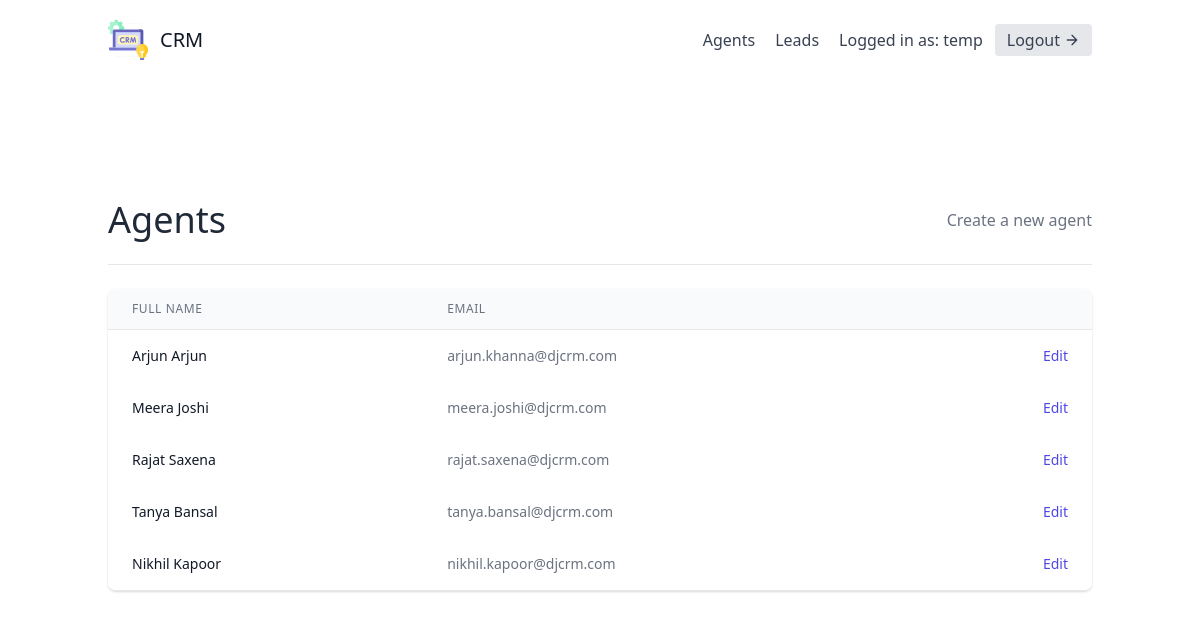
The app's page /agents/ (signed in) with its own data.
### leads/models.py (models this page shows, shortened)
class User(AbstractUser):
    is_organisor = models.BooleanField(default=True)
    is_agent = models.BooleanField(default=False)

class Agent(models.Model):
    user = models.OneToOneField(User, on_delete=models.CASCADE)
    organisation = models.ForeignKey(UserProfile, on_delete=models.CASCADE)

### agents/views.py (the view)
# urls.py: path('', AgentListView.as_view(), name='agent-list'),
class AgentListView(OrganisorAndLoginRequiredMixin, generic.ListView):
    template_name = "agents/agent_list.html"
    def get_queryset(self):
        organisation = self.request.user.userprofile
        return Agent.objects.filter(organisation=organisation)

### agents/mixins.py (called while the page is built)
    def dispatch(self, request, *args, **kwargs):
        if not request.user.is_authenticated or not request.user.is_organisor:
            return redirect("leads:lead-list")
        return super().dispatch(request, *args, **kwargs)

### agents/templates/agents/agent_list.html (shortened to what this page needs)
{% extends "base.html" %}
{% block content %}
    <section class="text-gray-700 body-font">
        <div class="container px-5 py-24 mx-auto flex flex-wrap">
            <div class="w-full mb-6 py-6 flex justify-between items-center border-b border-gray-200">
                <div>
                    <h1 class="text-4xl text-gray-800">Agents</h1>
                </div>
                <div>
                    <a class="text-gray-500 hover:text-blue-500" href="{% url 'agents:agent-create' %}">Create a new agent</a>
                </div>
            </div>
            <div class="flex flex-col w-full">
                <div class="-my-2 overflow-x-auto sm:-mx-6 lg:-mx-8">
                <div class="py-2 align-middle inline-block min-w-full sm:px-6 lg:px-8">
                    <div class="shadow overflow-hidden border-b border-gray-200 sm:rounded-lg">
                    <table class="min-w-full divide-y divide-gray-200">
                        <thead class="bg-gray-50">
                            <tr>
                                <th scope="col" class="px-6 py-3 text-left text-xs font-medium text-gray-500 uppercase tracking-wider">
                                Full Name
                                </th>
                                <th scope="col" class="px-6 py-3 text-left text-xs font-medium text-gray-500 uppercase tracking-wider">
                                Email
                                </th>
                                <th scope="col" class="relative px-6 py-3">
                                </th>
                            </tr>
                        </thead>
                        <tbody>
                            {% for agent in object_list %}
                                <tr class="bg-white">
                                    <td class="px-6 py-4 whitespace-nowrap text-sm font-medium text-gray-900">
                                        {{ agent.user.first_name }} {{ agent.user.last_name }}
                                    </td>
                                    <td class="px-6 py-4 whitespace-nowrap text-sm text-gray-500">
                                        {{ agent.user.email }}
                                    </td>
                                    <td class="px-6 py-4 whitespace-nowrap text-right text-sm font-medium">
                                        <a href="{% url 'agents:agent-update' agent.pk %}" class="text-indigo-600 hover:text-indigo-900">
                                            Edit
                                        </a>
                                    </td>
                                </tr>
                            {% empty %}
                            <p>There are currently no agents</p>
                            {% endfor %}
                        </tbody>
                    </table>
                    </div>
                </div>
                </div>
            </div>
        </div>
      </section>
{% endblock content %}

### templates/navbar.html (shortened to what this page needs)
<header class="text-gray-700 body-font">
    <div class="container mx-auto flex flex-wrap p-5 flex-col md:flex-row items-center">
      <a href="{% url 'dashboard' %}" class="flex title-font font-medium items-center text-gray-900 mb-4 md:mb-0">
        <span class="ml-3 text-xl">CRM</span>
      </a>
      <nav class="md:ml-auto flex flex-wrap items-center text-base justify-center">
        {% if not request.user.is_authenticated %}
          <a href="{% url 'signup' %}" class="mr-5 hover:text-gray-900">Signup</a>
        {% else %}
          {% if request.user.is_organisor %}
          <a href="{% url 'agents:agent-list' %}" class="mr-5 hover:text-gray-900">Agents</a>
          {% endif %}
          <a href="{% url 'leads:lead-list' %}" class="mr-5 hover:text-gray-900">Leads</a>
        {% endif %}
      </nav>
      {% if request.user.is_authenticated %}
        Logged in as: {{ request.user.username }}
        <a href="{% url 'logout' %}" class="ml-3 inline-flex items-center bg-gray-200 border-0 py-1 px-3 focus:outline-none hover:bg-gray-300 rounded text-base mt-4 md:mt-0">
          Logout
            <svg fill="none" stroke="currentColor" stroke-linecap="round" stroke-linejoin="round" stroke-width="2" class="w-4 h-4 ml-1" viewBox="0 0 24 24">
                <path d="M5 12h14M12 5l7 7-7 7"></path>
            </svg>
        </a>
      {% endif %}
    </div>
</header>

### records on screen
User: user.username "temp"
Agent: user.first_name "Arjun", user.last_name "Arjun", user.email "arjun.khanna@djcrm.com"
Agent: user.first_name "Meera", user.last_name "Joshi", user.email "meera.joshi@djcrm.com"
Agent: user.first_name "Rajat", user.last_name "Saxena", user.email "rajat.saxena@djcrm.com"
Agent: user.first_name "Tanya", user.last_name "Bansal", user.email "tanya.bansal@djcrm.com"
Agent: user.first_name "Nikhil", user.last_name "Kapoor", user.email "nikhil.kapoor@djcrm.com"
